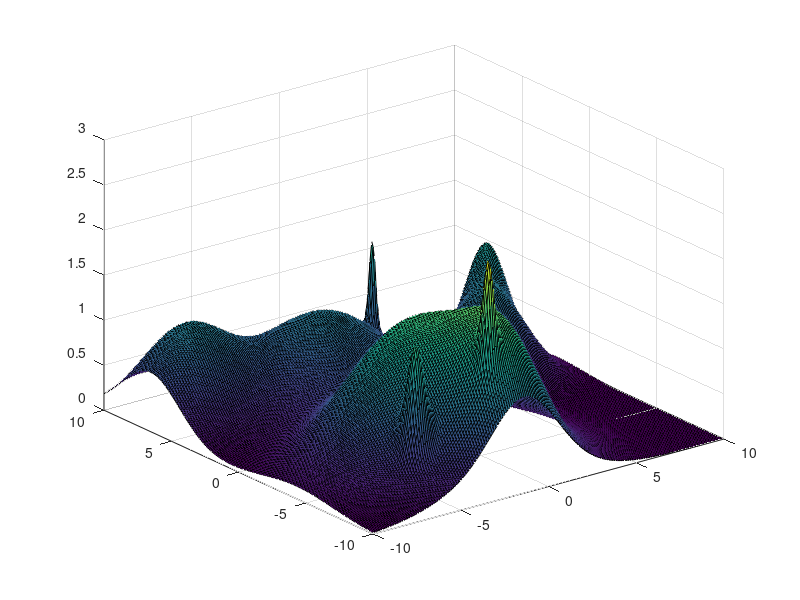
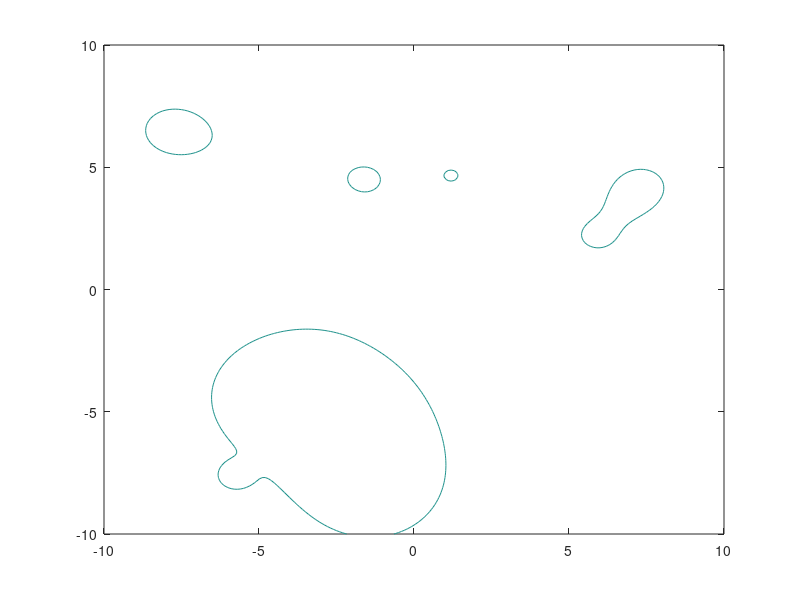

MATLAB code for these plots, in order: (Note: this script raises an error after producing the figures.)
XMin = -10;
XMax = 10;
YMin = -10;
YMax = 10;

%% Radial basis function
disp('2D case:');
t=-0:0.1:10;
% variance
sigma=0.8; 
esp=1/(2*(sigma)^2);
center=3;
F=exp(-(t-center).^2*esp.^2);
plot(t,F);

%% 3D function RBF
disp('3D case:');
[X,Y] = meshgrid(0:.1:10);
center
Xc1=center*ones(101,202);
Yc1=center*ones(101,202);
Z = exp(-((X-Xc1(:,1:101)).^2+(Y-Yc1(:,102:202)).^2)*esp.^2);

% sigma1=.8; 
% esp1=1/(2*(sigma1)^2);
% center1=8;
% Xc2=center1*ones(101,202);
% Yc2=center*ones(101,202);
% Z = Z + exp(-((X-Xc2(:,1:101)).^2+(Y-Yc2(:,102:202)).^2)*esp1.^2);
surf(X,Y,Z)
%% Random Radial Basis functions in space 
disp('3D case with Random path - 3 functions:');
N = 8 % number of random functions
stepMesh = 0.1;
Z = zeros((XMax-XMin)/stepMesh+1,(XMax-XMin)/stepMesh+1);
[X,Y] = meshgrid(XMin:stepMesh:XMax);
% random variance in [a;b] = [0.3;1.5]
variances = 0.3 + (1.5-0.3).*rand(N,1);
% random amplitude [0.1;1]
amplitudes = 0.1 + (1-0.1).*rand(N,1);
% Random Xcenters in [-XMin;xMax]
Xcenters = XMin+ (XMax-XMin).*rand(N,1);
Ycenters = YMin+ (YMax-YMin).*rand(N,1);

esp=zeros(N,1);
esp=1./(2*(variances).^2);
for i=1:1:N
    disp('step:')
    disp(i)
    Xci=Xcenters(i,1)*ones((XMax-XMin)/stepMesh+1,((XMax-XMin)/stepMesh+1)*2);
    Yci=Ycenters(i,1)*ones((YMax-YMin)/stepMesh+1,((YMax-YMin)/stepMesh+1)*2);
    disp('Radial Basis Function: [amplitude,variance,center]');
    disp(amplitudes(i,1))
    disp(variances(i,1))
    disp(Xcenters(i,1))
    disp(Ycenters(i,1))
    Z = Z + 1*exp(-((X-Xci(:,1:((XMax-XMin)/stepMesh+1))).^2+(Y-Yci(:,((XMax-XMin)/stepMesh+2):((YMax-YMin)/stepMesh+1)*2)).^2)*esp(i,1).^2);
end
surf(X,Y,Z)

[cline]=contour(Z,[0.5 0.5]);

%pause();
%% Random Radial Basis functions in space 
disp('3D case with random path - 10 rbf:');
N = 10 % number of random functions
stepMesh = 0.1;
Z = zeros((XMax-XMin)/stepMesh+1,(XMax-XMin)/stepMesh+1);
[X,Y] = meshgrid(XMin:stepMesh:XMax);
% random variance in [a;b] = [0.3;1.5]
variances = 0.3 + (1.5-0.3).*rand(N,1);
% random amplitude [0.1;1]
amplitudes = 0.1 + (1-0.1).*rand(N,1);
% Random Xcenters in [-XMin;xMax]
Xcenters = XMin+ (XMax-XMin).*rand(N,1);
Ycenters = YMin+ (YMax-YMin).*rand(N,1);

esp=zeros(N,1);
esp=1./(2*(variances).^2);
for i=1:1:N
    disp('step:')
    disp(i)
    Xci=Xcenters(i,1)*ones((XMax-XMin)/stepMesh+1,((XMax-XMin)/stepMesh+1)*2);
    Yci=Ycenters(i,1)*ones((YMax-YMin)/stepMesh+1,((YMax-YMin)/stepMesh+1)*2);
    disp('Radial Basis Function: [amplitude,variance,center]');
    disp(amplitudes(i,1))
    disp(variances(i,1))
    disp(Xcenters(i,1))
    disp(Ycenters(i,1))
    Z = Z + 1*exp(-((X-Xci(:,1:((XMax-XMin)/stepMesh+1))).^2+(Y-Yci(:,((XMax-XMin)/stepMesh+2):((YMax-YMin)/stepMesh+1)*2)).^2)*esp(i,1).^2);
end
surf(X,Y,Z)

%% Post elaboration

figure;
grid on
axis equal
axis tight
contour(X,Y,Z)
h=[1,1]
cl = contour(X,Y,Z,h)
[x1,y1,z1] = C2xyz(C);
plot(cl(1,8:end),cl(2,8:end))

% v = -2:0.2:2;
% [x,y] = meshgrid(v);
% z = x .* exp(-x.^2 - y.^2);
% [px,py] = gradient(z,.2,.2);
% contour(v,v,z)
% hold on
% quiver(v,v,px,py)
% hold off

%% 3D function
disp('3D case:');
[X,Y] = meshgrid(-10:.1:10);
Z = -X.^2+-(Y).^2+100;
surf(X,Y,Z)
h=[1,1]
contour(X,Y,Z,h)

% Level Curve
syms x y;
soly = solve(10==-x.^2-y^2+100, y)
 x=-10:0.1:10;
 t=soly(1)
 figure;
 plot(x,(90 - x.^2).^(1/2));
 hold on
 plot(x,-(90-x.^2).^(1/2));
% y=-20:0.1:20;
% plot((-x.^2 - 1).^(1/2),(- y.^2 - 1).^(1/2))
%Level curve of a sphere z=f(x,y)
x0=3;
y0=5;
r=1;
r1=r/2;
ang=0:0.01:2*pi; 
xp=r*cos(ang);
yp=r*sin(ang);
plot(x0+xp,y0+yp);
hold on
xp1=r1*cos(ang);
yp1=r1*sin(ang);
plot(x0+xp1,y0+yp1);


sola = solve(a*x^2 + b*x + c == 0, a)

syms y x;
soly = solve(6==x.^2+y^2, y)
solx = solve(6==x.^2+y^2, x)
x=0:0.1:10;
y=0;0.1:10;
yp=soly(1)
yp=0:0.1:10;
plot(xp,yp)


figure;
contour3(X,Y,Z);
grid on
box on
view([130,30])
xlabel('x-axis')
ylabel('y-axis')
zlabel('z-axis')
title('Contours at height for random gaussians.')


xdata = [2 2 0 2 5;
         2 8 2 4 5;
         8 8 2 4 8];
ydata = [4 4 4 2 0;
         8 4 6 2 2;
         4 0 4 0 0];
zdata = ones(3,5);

%% Random Radial Basis functions in space
disp('3D case with random path - 500 RBF:');
N = 500 % number of random functions
stepMesh = 0.1;
Z = zeros((XMax-XMin)/stepMesh+1,(XMax-XMin)/stepMesh+1);
[X,Y] = meshgrid(XMin:stepMesh:XMax);
% random variance in [a;b] = [0.3;1.5]
variances = 0.3 + (1.5-0.3).*rand(N,1);
% random amplitude [0.1;1]
amplitudes = 0.1 + (1-0.1).*rand(N,1);
% Random Xcenters in [-XMin;xMax]
Xcenters = XMin+ (XMax-XMin).*rand(N,1);
Ycenters = YMin+ (YMax-YMin).*rand(N,1);

esp=zeros(N,1);
esp=1./(2*(variances).^2);
for i=1:1:N
    disp('step:')
    disp(i)
    Xci=Xcenters(i,1)*ones((XMax-XMin)/stepMesh+1,((XMax-XMin)/stepMesh+1)*2);
    Yci=Ycenters(i,1)*ones((YMax-YMin)/stepMesh+1,((YMax-YMin)/stepMesh+1)*2);
    disp('Radial Basis Function: [amplitude,variance,center]');
    disp(amplitudes(i,1))
    disp(variances(i,1))
    disp(Xcenters(i,1))
    disp(Ycenters(i,1))
    Z = Z + 1*exp(-((X-Xci(:,1:((XMax-XMin)/stepMesh+1))).^2+(Y-Yci(:,((XMax-XMin)/stepMesh+2):((YMax-YMin)/stepMesh+1)*2)).^2)*esp(i,1).^2);
end
surf(X,Y,Z)
pause();

%% Plane in 3D space
[X,Y] = meshgrid(95:0.1:105);
a=0.1;
b=0.2;
c=1;
d=0;
Z=(-a * X - b * Y)/c;
surf(X,Y,Z)
shading flat
xlabel('x')
ylabel('y')
zlabel('z')
pause();

%% TEst
figure;
x = linspace(-2*pi,2*pi);
y = linspace(0,4*pi);
[X,Y] = meshgrid(x,y);
Z = sin(X)+cos(Y);
surf(X,Y,Z);

figure;
[X,Y,Z] = peaks;
surf(X,Y,Z);
contour(X,Y,Z,20);

fig = figure;
[X,Y] = mehgrid(-8:.5:8);
R = sqrt(X.^2 + Y.^2) + eps;
Z = sin(R)./R;
surf(Z)
%p = fig2plotly(fig);
disp('End');
